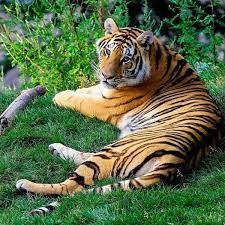
#> input picture Foto.png, 225 x 225 px, found by its file name
$ python Practica_3_Parte1.py
#> lines starting #> are read from the running program, lines starting #| are printed output that depends on the picture
import numpy as np
from matplotlib import pyplot as plt
import cv2 #Opencv
import skimage
from skimage import io
import math

img1 = cv2.imread('foto.png',1)
#> img1 is the input picture: shape (225, 225, 3); mean B, G, R 71.1, 107.7, 87.8
img2 = cv2.imread('foto2.png',1)
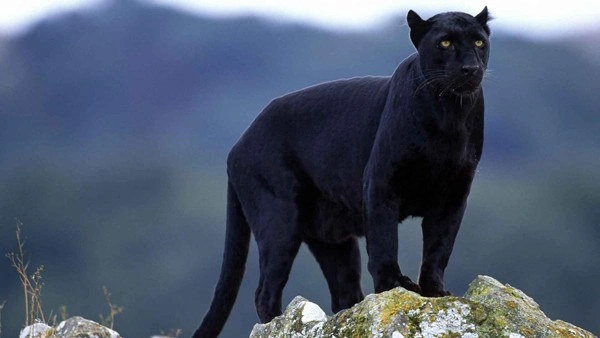
#> input picture Foto2.png, 600 x 338 px, found by its file name
#> img2 is the input picture: shape (338, 600, 3); mean B, G, R 107.4, 87.7, 75.8

#De matriz BGR a RGB
img1 = cv2.cvtColor(img1, cv2.COLOR_BGR2RGB)
img2 = cv2.cvtColor(img2, cv2.COLOR_BGR2RGB)

#Tamaño y Canales
(alto1, ancho1, canales1) = img1.shape
#> alto1 = 225; ancho1 = 225; canales1 = 3
print('Alto={}, Ancho={}, Canales={}'.format(alto1, ancho1, canales1))
#| Alto=225, Ancho=225, Canales=3
(alto2, ancho2, canales2) = img2.shape
#> alto2 = 338; ancho2 = 600; canales2 = 3
print('Alto={}, Ancho={}, Canales={}'.format(alto2, ancho2, canales2))
#| Alto=338, Ancho=600, Canales=3
#Dimencionamiento en bruto
Redimg1 = cv2.resize(img1, (300, 300))
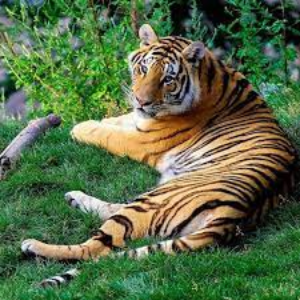
#> Redimg1: shape (300, 300, 3); mean R, G, B 87.7, 107.6, 71
Redimg2 = cv2.resize(img2, (300, 300))
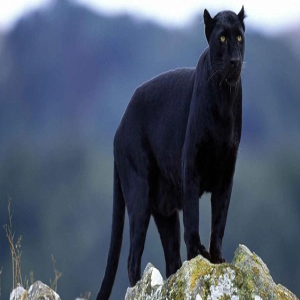
#> Redimg2: shape (300, 300, 3); mean R, G, B 75.7, 87.6, 107.3

#De matriz BGR a RGB "Genio!!"
Redimg1 = cv2.cvtColor(Redimg1, cv2.COLOR_BGR2RGB)
Redimg2 = cv2.cvtColor(Redimg2, cv2.COLOR_BGR2RGB)

#Concatenamiento de la Primera imagen a la Segunda imagen
combinado1 = np.concatenate((Redimg1, Redimg2), axis=1)  #Concatenar
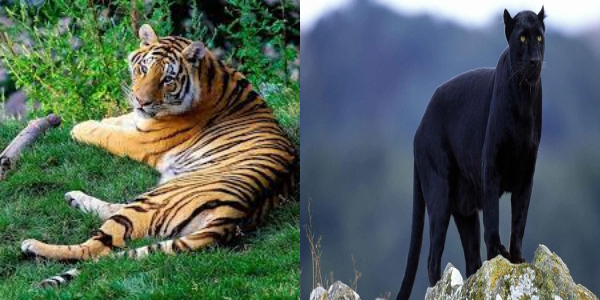
#> combinado1: shape (300, 600, 3); mean B, G, R 89.1, 97.6, 81.7
cv2.imshow('combinado', combinado1)
cv2.waitKey()


# >>>>>>>>>>>>>>>>>>>>>>> 1) Suma <<<<<<<<<<<<<<<<<<<<<<<<<<<<<<<<<<<
#Suma 1
suma = cv2.add(Redimg1,Redimg2) #Redimg1+Redimg2
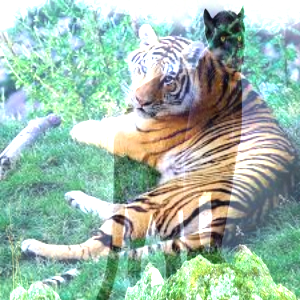
#> suma: shape (300, 300, 3); mean B, G, R 171.8, 187.3, 159.1
combinado2 = np.concatenate((Redimg1, suma, Redimg2), axis=1)
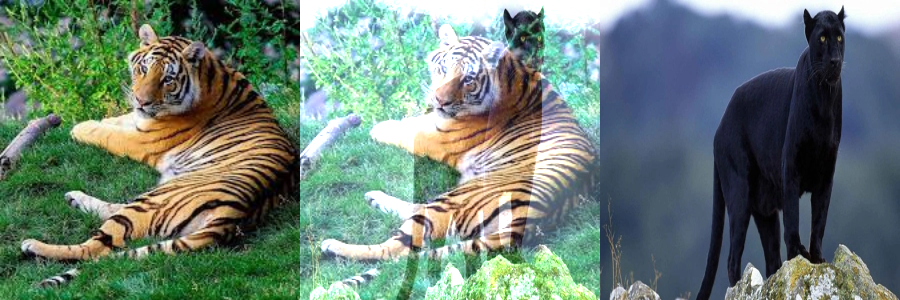
#> combinado2: shape (300, 900, 3); mean B, G, R 116.7, 127.5, 107.5

# Variable = cv2.calcHist([imagen], [CoG], )
# BGR -> Color: B= 0; G= 1; R= 2
# Tamaño -> [256]
# Rango -> [0, 256]
histsuma1B = cv2.calcHist([suma], [0], None, [256], [0, 256]) #Azul
#> histsuma1B = 256 values, max 14191 at index 255, min 0 at index 0, mean 351.6
histsuma1G = cv2.calcHist([suma], [1], None, [256], [0, 256]) #Verde
#> histsuma1G = 256 values, max 17451 at index 255, min 0 at index 0, mean 351.6
histsuma1R = cv2.calcHist([suma], [2], None, [256], [0, 256]) #Rojo
#> histsuma1R = 256 values, max 11091 at index 255, min 0 at index 0, mean 351.6

# plt.subplots(Filas, Columnas)
# ax -> para las coordenadas
# figurasuma -> para guardar las imágenes y graficas aquí
           # -> y después mostrarlas
figurasuma, ax = plt.subplots(3, 5)

# tamaño del recuadro de graficas imágenes
figurasuma.set_size_inches(12, 42)

# Imagen; Posición de [Fila, Columna]
ax[0, 0].imshow(suma)
ax[0, 0].set_title('Tigres vs Puma')
ax[0, 0].axis('off')

# Graficas
ax[0, 1].plot(histsuma1B, color='b')
ax[0, 1].set_title('Hist. Azul')

ax[0, 2].plot(histsuma1G, color='g')
ax[0, 2].set_title('Hist. Verde')

ax[0, 3].plot(histsuma1R, color='r')
ax[0, 3].set_title('Hist. Rojo')


# Definir colores para plotear el histograma (todos juntos)
colors = ('b', 'g', 'r')

# Imprimir todos los RGB en uno solo
for i, color in enumerate(colors):
    hist = cv2.calcHist([suma], [i], None, [256], [0, 256])
    ax[0, 4].plot(hist, color=color)
ax[0, 4].set_title('Hist. BGR')
plt.show()
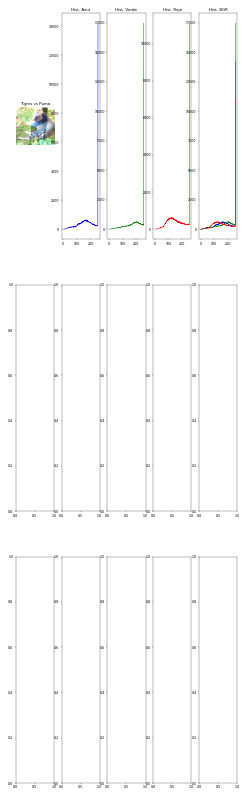
#> figure drawn by matplotlib, 5 panels; B, G, R data is drawn as R, G, B; panel 2: curve peaks at x = 255, y = 14191; panel 3: curve peaks at x = 255, y = 17451; panel 4: curve peaks at x = 255, y = 11091; panel 5: curve peaks at x = 255, y = 14191

print('Operación Suma 1')
cv2.imshow('combinado completo', combinado2)
cv2.waitKey()
